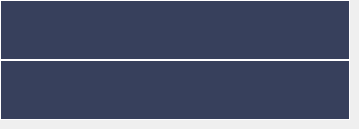
      <widget class="QWidget" name="tab_process">
       <attribute name="title">
        <string>Processing</string>
       </attribute>
       <widget class="ButtonGroup" name="buttonGroup_Processing" native="true">
        <property name="geometry">
         <rect>
          <x>0</x>
          <y>0</y>
          <width>350</width>
          <height>60</height>
         </rect>
        </property>
        <property name="autoFillBackground">
         <bool>false</bool>
        </property>
        <property name="styleSheet">
         <string notr="true">QWidget{background-color:rgb(55,64,92);font:20px;border-width:1px;border-style:solid;border-color:white;}</string>
        </property>
        <property name="expand" stdset="0">
         <bool>false</bool>
        </property>
        <property name="expandHeight" stdset="0">
         <number>405</number>
        </property>
        <property name="groupName" stdset="0">
         <string>Processing</string>
        </property>
        <widget class="TrigButton" name="trigButton_BrightDec">
         <property name="geometry">
          <rect>
           <x>8</x>
           <y>65</y>
           <width>78</width>
           <height>78</height>
          </rect>
         </property>
         <property name="styleSheet">
          <string notr="true">border-width:0px</string>
         </property>
         <property name="text">
          <string/>
         </property>
         <property name="buttonId" stdset="0">
          <number>3201</number>
         </property>
         <property name="continuousMode" stdset="0">
          <bool>true</bool>
         </property>
         <property name="iconNormal" stdset="0">
          <string>../icons/s3p/pushBtn/BrightDec.png</string>
         </property>
        </widget>
        <widget class="TrigButton" name="trigButton_BrightInc">
         <property name="geometry">
          <rect>
           <x>93</x>
           <y>65</y>
           <width>78</width>
           <height>78</height>
          </rect>
         </property>
         <property name="styleSheet">
          <string notr="true">border-width:0px</string>
         </property>
         <property name="text">
          <string/>
         </property>
         <property name="buttonId" stdset="0">
          <number>3301</number>
         </property>
         <property name="continuousMode" stdset="0">
          <bool>true</bool>
         </property>
         <property name="iconNormal" stdset="0">
          <string>../icons/s3p/pushBtn/BrightInc.png</string>
         </property>
        </widget>
        <widget class="TrigButton" name="trigButton_ContrastDec">
         <property name="geometry">
          <rect>
           <x>178</x>
           <y>65</y>
           <width>78</width>
           <height>78</height>
          </rect>
         </property>
         <property name="styleSheet">
          <string notr="true">border-width:0px</string>
         </property>
         <property name="text">
          <string/>
         </property>
         <property name="buttonId" stdset="0">
          <number>3202</number>
         </property>
         <property name="continuousMode" stdset="0">
          <bool>true</bool>
         </property>
         <property name="iconNormal" stdset="0">
          <string>../icons/s3p/pushBtn/ContrastDec.png</string>
         </property>
        </widget>
        <widget class="TrigButton" name="trigButton_ContrastInc">
         <property name="geometry">
          <rect>
           <x>263</x>
           <y>65</y>
           <width>78</width>
           <height>78</height>
          </rect>
         </property>
         <property name="styleSheet">
          <string notr="true">border-width:0px</string>
         </property>
         <property name="text">
          <string/>
         </property>
         <property name="buttonId" stdset="0">
          <number>3302</number>
         </property>
         <property name="continuousMode" stdset="0">
          <bool>true</bool>
         </property>
         <property name="iconNormal" stdset="0">
          <string>../icons/s3p/pushBtn/ContrastInc.png</string>
         </property>
        </widget>
        <widget class="TrigButton" name="trigButton_Zoom">
         <property name="geometry">
          <rect>
           <x>178</x>
           <y>150</y>
           <width>78</width>
           <height>78</height>
          </rect>
         </property>
         <property name="styleSheet">
          <string notr="true">border-width:0px</string>
         </property>
         <property name="text">
          <string/>
         </property>
         <property name="buttonId" stdset="0">
          <number>10015</number>
         </property>
         <property name="continuousMode" stdset="0">
          <bool>false</bool>
         </property>
         <property name="iconNormal" stdset="0">
          <string>../icons/s3p/pushBtn/Zoom.png</string>
         </property>
        </widget>
        <widget class="TrigButton" name="trigButton_ResetAll">
         <property name="geometry">
          <rect>
           <x>8</x>
           <y>320</y>
           <width>78</width>
           <height>78</height>
          </rect>
         </property>
         <property name="styleSheet">
          <string notr="true">border-width:0px</string>
         </property>
         <property name="text">
          <string/>
         </property>
         <property name="buttonId" stdset="0">
          <number>1298</number>
         </property>
         <property name="continuousMode" stdset="0">
          <bool>false</bool>
         </property>
         <property name="iconNormal" stdset="0">
          <string>../icons/s3p/pushBtn/ResetAll.png</string>
         </property>
        </widget>
        <widget class="IndexButton" name="indexButton_EdgeEnhance">
         <property name="geometry">
          <rect>
           <x>93</x>
           <y>150</y>
           <width>78</width>
           <height>78</height>
          </rect>
         </property>
         <property name="styleSheet">
          <string notr="true">border-width:0px</string>
         </property>
         <property name="buttonId" stdset="0">
          <number>1021</number>
         </property>
         <property name="textType" stdset="0">
          <string>../icons/s3p/status/EdgeEnhance001.png</string>
         </property>
        </widget>
        <widget class="IndexButton" name="indexButton_LUT">
         <property name="geometry">
          <rect>
           <x>8</x>
           <y>150</y>
           <width>78</width>
           <height>78</height>
          </rect>
         </property>
         <property name="styleSheet">
          <string notr="true">border-width:0px</string>
         </property>
         <property name="buttonId" stdset="0">
          <number>2099</number>
         </property>
         <property name="textType" stdset="0">
          <string>../icons/s3p/status/LUT001.png</string>
         </property>
        </widget>
        <widget class="TrigButton" name="trigButton_RotateLeft">
         <property name="geometry">
          <rect>
           <x>8</x>
           <y>235</y>
           <width>78</width>
           <height>78</height>
          </rect>
         </property>
         <property name="styleSheet">
          <string notr="true">border-width:0px</string>
         </property>
         <property name="text">
          <string/>
         </property>
         <property name="buttonId" stdset="0">
          <number>1575</number>
         </property>
         <property name="continuousMode" stdset="0">
          <bool>true</bool>
         </property>
         <property name="iconNormal" stdset="0">
          <string>../icons/s3p/pushBtn/RotateLeft.png</string>
         </property>
        </widget>
        <widget class="TrigButton" name="trigButton_RotateRight">
         <property name="geometry">
          <rect>
           <x>93</x>
           <y>235</y>
           <width>78</width>
           <height>78</height>
          </rect>
         </property>
         <property name="styleSheet">
          <string notr="true">border-width:0px</string>
         </property>
         <property name="text">
          <string/>
         </property>
         <property name="buttonId" stdset="0">
          <number>1574</number>
         </property>
         <property name="continuousMode" stdset="0">
          <bool>true</bool>
         </property>
         <property name="iconNormal" stdset="0">
          <string>../icons/s3p/pushBtn/RotateRight.png</string>
         </property>
        </widget>
        <widget class="SwitchButton" name="switchButton_flipVer">
         <property name="geometry">
          <rect>
           <x>178</x>
           <y>235</y>
           <width>78</width>
           <height>78</height>
          </rect>
         </property>
         <property name="styleSheet">
          <string notr="true">border-width:0px</string>
         </property>
         <property name="text">
          <string/>
         </property>
         <property name="buttonId" stdset="0">
          <number>2003</number>
         </property>
         <property name="iconOn" stdset="0">
          <string>../icons/s3p/switchBtn/FlipVerOn.png</string>
         </property>
         <property name="iconOff" stdset="0">
          <string>../icons/s3p/switchBtn/FlipVerOff.png</string>
         </property>
        </widget>
        <widget class="SwitchButton" name="switchButton_flipHor">
         <property name="geometry">
          <rect>
           <x>263</x>
           <y>235</y>
           <width>78</width>
           <height>78</height>
          </rect>
         </property>
         <property name="styleSheet">
          <string notr="true">border-width:0px</string>
         </property>
         <property name="text">
          <string/>
         </property>
         <property name="buttonId" stdset="0">
          <number>2004</number>
         </property>
         <property name="iconOn" stdset="0">
          <string>../icons/s3p/switchBtn/FlipHorOn.png</string>
         </property>
         <property name="iconOff" stdset="0">
          <string>../icons/s3p/switchBtn/FlipHorOff.png</string>
         </property>
        </widget>
        <widget class="SwitchButton" name="switchButton_Invert">
         <property name="geometry">
          <rect>
           <x>263</x>
           <y>150</y>
           <width>78</width>
           <height>78</height>
          </rect>
         </property>
         <property name="styleSheet">
          <string notr="true">border-width:0px</string>
         </property>
         <property name="text">
          <string/>
         </property>
         <property name="buttonId" stdset="0">
          <number>2142</number>
         </property>
         <property name="iconOn" stdset="0">
          <string>../icons/s3p/switchBtn/InvertOn.png</string>
         </property>
         <property name="iconOff" stdset="0">
          <string>../icons/s3p/switchBtn/InvertOff.png</string>
         </property>
        </widget>
       </widget>
       <widget class="ButtonGroup" name="buttonGroup_Overview" native="true">
        <property name="geometry">
         <rect>
          <x>0</x>
          <y>60</y>
          <width>350</width>
          <height>60</height>
         </rect>
        </property>
        <property name="autoFillBackground">
         <bool>false</bool>
        </property>
        <property name="styleSheet">
         <string notr="true">QWidget{background-color:rgb(55,64,92);font:20px;border-width:1px;border-style:solid;border-color:white;}</string>
        </property>
        <property name="expand" stdset="0">
         <bool>false</bool>
        </property>
        <property name="expandHeight" stdset="0">
         <number>240</number>
        </property>
        <property name="groupName" stdset="0">
         <string>Overview</string>
        </property>
        <widget class="TrigButton" name="trigButton_Export_3">
         <property name="geometry">
          <rect>
           <x>94</x>
           <y>150</y>
           <width>78</width>
           <height>78</height>
          </rect>
         </property>
         <property name="styleSheet">
          <string notr="true">border-width:0px</string>
         </property>
         <property name="buttonId" stdset="0">
          <number>1221</number>
         </property>
         <property name="iconNormal" stdset="0">
          <string>../icon/test/Export.png</string>
         </property>
        </widget>
        <widget class="TrigButton" name="trigButton_Print_2">
         <property name="geometry">
          <rect>
           <x>8</x>
           <y>150</y>
           <width>78</width>
           <height>78</height>
          </rect>
         </property>
         <property name="styleSheet">
          <string notr="true">border-width:0px</string>
         </property>
         <property name="buttonId" stdset="0">
          <number>1218</number>
         </property>
         <property name="iconNormal" stdset="0">
          <string>../icon/test/Print.png</string>
         </property>
        </widget>
        <widget class="SwitchButton" name="switchButton_4">
         <property name="geometry">
          <rect>
           <x>8</x>
           <y>65</y>
           <width>78</width>
           <height>78</height>
          </rect>
         </property>
         <property name="styleSheet">
          <string notr="true">border-width:0px</string>
         </property>
         <property name="text">
          <string/>
         </property>
         <property name="buttonId" stdset="0">
          <number>2149</number>
         </property>
         <property name="iconOn" stdset="0">
          <string>../icons/s3p/switchBtn/BlowUpOn.png</string>
         </property>
         <property name="iconOff" stdset="0">
          <string>../icons/s3p/switchBtn/BlowUpOff.png</string>
         </property>
        </widget>
        <widget class="SwitchButton" name="switchButton_Play">
         <property name="geometry">
          <rect>
           <x>180</x>
           <y>65</y>
           <width>78</width>
           <height>78</height>
          </rect>
         </property>
         <property name="styleSheet">
          <string notr="true">border-width:0px</string>
         </property>
         <property name="text">
          <string/>
         </property>
         <property name="buttonId" stdset="0">
          <number>2002</number>
         </property>
         <property name="iconOn" stdset="0">
          <string>../icons/s3p/switchBtn/ReplayOn.png</string>
         </property>
         <property name="iconOff" stdset="0">
          <string>../icons/s3p/switchBtn/ReplayOff.png</string>
         </property>
        </widget>
        <widget class="TrigButton" name="trigButton_KeyBoard">
         <property name="geometry">
          <rect>
           <x>180</x>
           <y>150</y>
           <width>78</width>
           <height>78</height>
          </rect>
         </property>
         <property name="styleSheet">
          <string notr="true">border-width:0px</string>
         </property>
         <property name="text">
          <string/>
         </property>
         <property name="buttonId" stdset="0">
          <number>1028</number>
         </property>
         <property name="iconNormal" stdset="0">
          <string>../icon/test/KeyBoard.png</string>
         </property>
        </widget>
        <widget class="SwitchButton" name="switchButton_Mark">
         <property name="geometry">
          <rect>
           <x>266</x>
           <y>65</y>
           <width>78</width>
           <height>78</height>
          </rect>
         </property>
         <property name="styleSheet">
          <string notr="true">border-width:0px</string>
         </property>
         <property name="text">
          <string/>
         </property>
         <property name="buttonId" stdset="0">
          <number>2270</number>
         </property>
         <property name="iconOn" stdset="0">
          <string>../icon/test/MarkOn.png</string>
         </property>
         <property name="iconOff" stdset="0">
          <string>../icon/test/Mark.png</string>
         </property>
        </widget>
        <widget class="IndexButton" name="indexButton_Stack">
         <property name="geometry">
          <rect>
           <x>94</x>
           <y>65</y>
           <width>78</width>
           <height>78</height>
          </rect>
         </property>
         <property name="styleSheet">
          <string notr="true">border-width:0px</string>
         </property>
         <property name="buttonId" stdset="0">
          <number>2198</number>
         </property>
         <property name="textType" stdset="0">
          <string>../icon/test/Stack001.png</string>
         </property>
        </widget>
       </widget>
      </widget>
